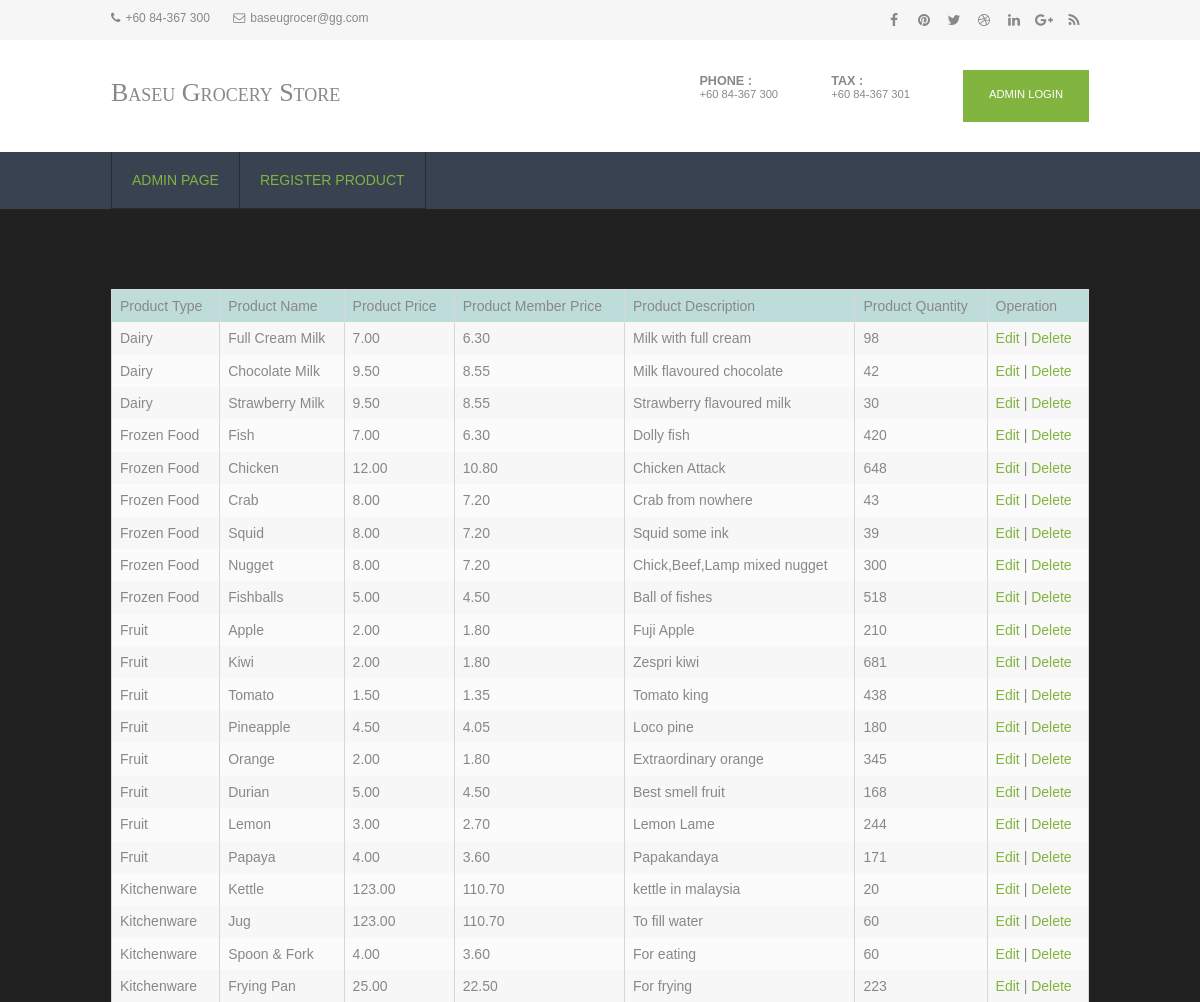
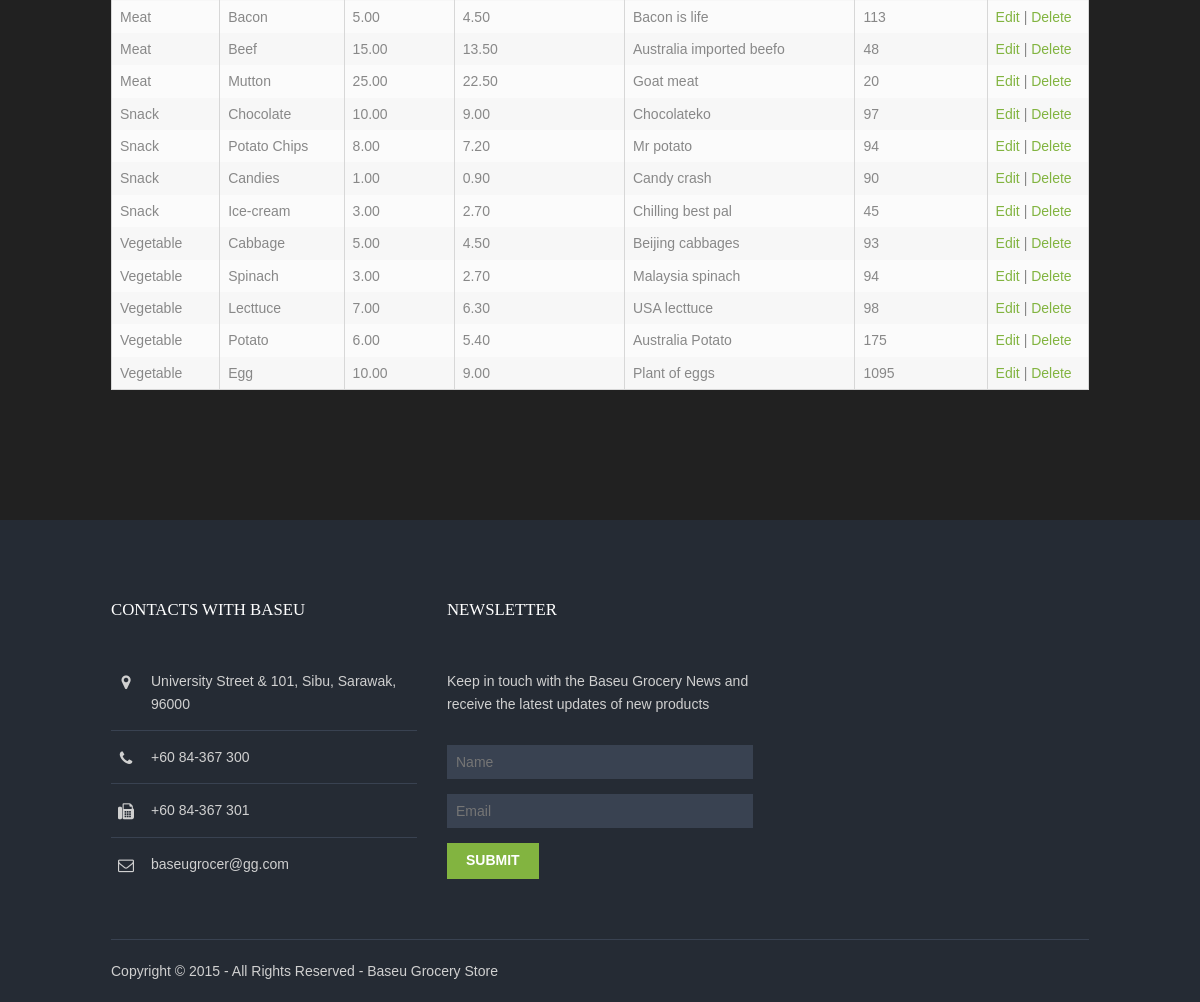
The page /view_product.php on the database its author committed (2 pictures, top to bottom).
### tables this page shows
CREATE TABLE `products` (
  `pro_id` int(11) NOT NULL,
  `pro_name` varchar(255) NOT NULL,
  `pro_price` decimal(15,2) NOT NULL,
  `pro_mem_price` decimal(15,2) DEFAULT NULL,
  `pro_description` text NOT NULL,
  `quantity` int(11) DEFAULT NULL,
  `pro_type` varchar(255) NOT NULL
);

### view_product.php (the view, shortened to what this page needs)
<?php
require('includes/config.php');
$result = $db->query("SELECT * FROM products ORDER BY pro_type ASC");
?>
<!DOCTYPE html>
<html>
<head>
<link href="layout/styles/layout.css" rel="stylesheet" type="text/css" media="all">
</head>
<body background="images/bg.jpg" id="top">
<div class="wrapper row0">
  <div id="topbar" class="hoc clear">
    <div class="fl_left">
      <ul class="nospace inline pushright">
        <li><i class="fa fa-phone"></i>+60 84-367 300</li>
        <li><i class="fa fa-envelope-o"></i>baseugrocer@gg.com</li>
      </ul>
    </div>
    <div class="fl_right">
      <ul class="faico clear">
        <li><a class="faicon-facebook" href="#"><i class="fa fa-facebook"></i></a></li>
        <li><a class="faicon-pinterest" href="#"><i class="fa fa-pinterest"></i></a></li>
        <li><a class="faicon-twitter" href="#"><i class="fa fa-twitter"></i></a></li>
        <li><a class="faicon-dribble" href="#"><i class="fa fa-dribbble"></i></a></li>
        <li><a class="faicon-linkedin" href="#"><i class="fa fa-linkedin"></i></a></li>
        <li><a class="faicon-google-plus" href="#"><i class="fa fa-google-plus"></i></a></li>
        <li><a class="faicon-rss" href="#"><i class="fa fa-rss"></i></a></li>
      </ul>
    </div>
  </div>
</div>
<div class="wrapper row1">
  <header id="header" class="hoc clear">
    <div id="logo" class="fl_left">
      <h1><a href="index.html">Baseu Grocery Store</a></h1>
    </div>
    <div id="quickinfo" class="fl_right">
      <ul class="nospace inline">
        <li><strong>Phone :</strong><br> +60 84-367 300</li>
        <li><strong>Tax :</strong><br> +60 84-367 301</li>
        <li><a class="btn" href="login.php">Admin Login</a></li>
      </ul>
    </div>
  </header>
</div>
<div class="wrapper row2">
  <nav id="mainav" class="hoc clear">
    <ul class="clear">
      <li class="active"><a href="memberpage.php">Admin Page</a></li>
      <li class="active"><a href="register_product.php">Register Product</a></li>
    </ul>
  </nav>
</div>
<div class="wrapper row3" style="background-color : light-grey;" >
  <main class="hoc container clear">
    <div class="content">
      <div id="gallery">
        <table width='80%' border=0>
        <tr style="background-color : #BEDCD9;">
      		<td>Product Type</td>
      		<td>Product Name</td>
      		<td>Product Price</td>
      		<td>Product Member Price</td>
      		<td>Product Description</td>
      		<td>Product Quantity</td>
          <td>Operation</td>
      	</tr>
      	<?php
      	while($row = $result->fetch(PDO::FETCH_ASSOC)) {
      		echo "<tr>";
      		echo "<td>".$row['pro_type']."</td>";
      		echo "<td>".$row['pro_name']."</td>";
      		echo "<td>".$row['pro_price']."</td>";
      		echo "<td>".$row['pro_mem_price']."</td>";
      		echo "<td>".$row['pro_description']."</td>";
      		echo "<td>".$row['quantity']."</td>";
      echo "<td><a href=\"edit_product.php?pro_id=$row[pro_id]\">Edit</a> | <a href=\"delete_product.php?pro_id=$row[pro_id]\" onClick=\"return confirm('Are you sure you want to delete?')\">Delete</a></td>";
      	}
      	?>
      	</table>
      </div>
    </div>
  </main>
</div>
<div class="wrapper row4">
  <footer id="footer" class="hoc clear">
    <div class="one_third first">
      <h6 class="title">Contacts with Baseu</h6>
      <ul class="nospace linklist contact">
        <li><i class="fa fa-map-marker"></i>
          <address>
          University Street &amp; 101, Sibu, Sarawak, 96000
          </address>
        </li>
        <li><i class="fa fa-phone"></i> +60 84-367 300<br></li>
        <li><i class="fa fa-fax"></i> +60 84-367 301</li>
        <li><i class="fa fa-envelope-o"></i> baseugrocer@gg.com</li>
      </ul>
    </div>
    <div class="one_third">
      <h6 class="title">Newsletter</h6>
      <p class="btmspace-30">Keep in touch with the Baseu Grocery News and receive the latest updates of new products</p>
      <form method="post" action="#">
        <fieldset>
          <input class="btmspace-15" type="text" value="" placeholder="Name">
          <input class="btmspace-15" type="text" value="" placeholder="Email">
          <button type="submit" value="submit">Submit</button>
        </fieldset>
      </form>
    </div>
  </footer>
</div>
<div class="wrapper row5">
  <div id="copyright" class="hoc clear">
    <p class="fl_left">Copyright &copy; 2015 - All Rights Reserved - <a href="#">Baseu Grocery Store</a></p>
  </div>
</div>
</body>
</html>

### layout/styles/layout.css (style rules this page uses)
#topbar { padding:5px 0; font-size:12px; }
#topbar .fl_left { margin-top:4px; }
#topbar .fl_left .inline > li i { margin:0 5px 0 0; line-height:normal; }
#topbar .faico li { margin:0; }
#header { padding:30px 0; }
#header #logo { margin-top:8px; font-variant:small-caps; }
#header #logo h1 { margin:0; padding:0; font-size:26px; }
#header #quickinfo { font-size:.8rem; text-transform:uppercase; }
#header #quickinfo li { margin-right:50px; }
#header #quickinfo li:last-child { margin-right:0; }
#header #quickinfo strong { display:block; margin:0 0 -5px 0; padding:0; font-size:.9rem; }
.container { padding:80px 0; }
#footer { padding:80px 0 60px; }
#footer .title { margin:0 0 50px 0; padding:0; font-size:1.2rem; text-transform:uppercase; }
#footer .linklist li { display:block; margin-bottom:15px; padding:0 0 15px 0; border-bottom:1px solid; }
#footer .linklist li:last-child { margin:0; padding:0; border:none; }
#footer .linklist li::before, #footer .linklist li::after { display:table; content:""; }
#footer .linklist li, #footer .linklist li::after { clear:both; }
#footer .contact.linklist li, #footer .contact.linklist li:last-child { position:relative; padding-left:40px; }
#footer .contact li * { margin:0; padding:0; line-height:1.6; }
#footer .contact li i { display:block; position:absolute; top:0; left:0; width:30px; font-size:16px; text-align:center; }
#footer input, #footer button { border:1px solid; }
#footer input { display:block; width:100%; padding:8px; }
#footer button { padding:8px 18px 10px; text-transform:uppercase; font-weight:700; cursor:pointer; }
#copyright { padding:20px 0; border-top:1px solid; }
#copyright * { margin:0; padding:0; }
*, *::before, *::after { transition:all .3s ease-in-out; }
nav ul, nav ol { margin:0; padding:0; list-style:none; }
#mainav, #breadcrumb, .sidebar nav { line-height:normal; }
#mainav li { display:block; position:relative; float:left; margin:0; padding:0; text-transform:uppercase; }
#mainav li:last-child { margin-right:0; }
#mainav ul.clear { border:solid; border-width:0 0 0 1px; }
#mainav li a { display:block; padding:20px; border:solid; border-width:0 1px 1px 0; border-collapse:collapse; }
table, th, td { border:1px solid; border-collapse:collapse; vertical-align:top; }
table, th { table-layout:auto; }
table { width:100%; margin-bottom:15px; }
th, td { padding:5px 8px; }
td { border-width:0 1px; }
#gallery { display:block; width:100%; margin-bottom:50px; }
.faico { margin:0; padding:0; list-style:none; }
.faico li { display:inline-block; float:left; margin:0 2px 0 0; padding:0; line-height:normal; }
.faico li:last-child { margin-right:0; }
.faico a { display:inline-block; width:30px; height:30px; line-height:30px; font-size:14px; text-align:center; }
.faico a { color:inherit; background-color:transparent; }
body { color:#888888; background-color:#252B34; }
a { color:#82B440; }
.btn, .btn.inverse:hover { color:#FFFFFF; background-color:#82B440; border-color:#82B440; }
.row0 { color:#888888; background-color:#F6F6F6; }
.row1 { color:#888888; background-color:#FFFFFF; }
.row2, .row2 a { color:#FFFFFF; background-color:#394251; }
.row3 { color:#888888; background-color:#212121; }
.row4 { color:#D0D0D0; background-color:#252B34; }
.row5, .row5 a { color:#D0D0D0; background-color:#252B34; }
#header #logo * { color:inherit; }
#footer .title { color:#FFFFFF; }
#footer .linklist li { border-color:#394251; }
#footer input, #footer button { border-color:transparent; }
#footer input { color:#FFFFFF; background-color:#394251; }
#footer button { color:#FFFFFF; background-color:#82B440; }
#copyright { border-color:#394251; }
#mainav ul.clear { border-color:#252B34; }
#mainav li a { color:inherit; background-color:inherit; border-color:#252B34; }
#mainav .active a, #mainav a:hover, #mainav li:hover > a { color:#82B440; background-color:inherit; }
table, th, td, #comments .avatar, #comments input, #comments textarea { border-color:#D7D7D7; }
tr, #comments li, #comments input[type="submit"], #comments input[type="reset"] { color:inherit; background-color:#FBFBFB; }
tr:nth-child(even), #comments li:nth-child(even) { color:inherit; background-color:#F7F7F7; }
table a, #comments a { background-color:inherit; }
@media screen and (min-width:978px) { .hoc { max-width:978px; } }

### rows shown on the page
products: pro_type "Dairy", pro_name "Full Cream Milk", pro_price "7.00", pro_mem_price "6.30", pro_description "Milk with full cream", quantity "98"
products: pro_type "Dairy", pro_name "Chocolate Milk", pro_price "9.50", pro_mem_price "8.55", pro_description "Milk flavoured chocolate", quantity "42"
products: pro_type "Dairy", pro_name "Strawberry Milk", pro_price "9.50", pro_mem_price "8.55", pro_description "Strawberry flavoured milk", quantity "30"
products: pro_type "Frozen Food", pro_name "Fish", pro_price "7.00", pro_mem_price "6.30", pro_description "Dolly fish", quantity "420"
products: pro_type "Frozen Food", pro_name "Chicken", pro_price "12.00", pro_mem_price "10.80", pro_description "Chicken Attack", quantity "648"
products: pro_type "Frozen Food", pro_name "Crab", pro_price "8.00", pro_mem_price "7.20", pro_description "Crab from nowhere", quantity "43"
products: pro_type "Frozen Food", pro_name "Squid", pro_price "8.00", pro_mem_price "7.20", pro_description "Squid some ink", quantity "39"
products: pro_type "Frozen Food", pro_name "Nugget", pro_price "8.00", pro_mem_price "7.20", pro_description "Chick,Beef,Lamp mixed nugget", quantity "300"
products: pro_type "Frozen Food", pro_name "Fishballs", pro_price "5.00", pro_mem_price "4.50", pro_description "Ball of fishes", quantity "518"
products: pro_type "Fruit", pro_name "Apple", pro_price "2.00", pro_mem_price "1.80", pro_description "Fuji Apple", quantity "210"
products: pro_type "Fruit", pro_name "Kiwi", pro_price "2.00", pro_mem_price "1.80", pro_description "Zespri kiwi", quantity "681"
products: pro_type "Fruit", pro_name "Tomato", pro_price "1.50", pro_mem_price "1.35", pro_description "Tomato king", quantity "438"
products: pro_type "Fruit", pro_name "Pineapple", pro_price "4.50", pro_mem_price "4.05", pro_description "Loco pine", quantity "180"
products: pro_type "Fruit", pro_name "Orange", pro_price "2.00", pro_mem_price "1.80", pro_description "Extraordinary orange", quantity "345"
products: pro_type "Fruit", pro_name "Durian", pro_price "5.00", pro_mem_price "4.50", pro_description "Best smell fruit", quantity "168"
products: pro_type "Fruit", pro_name "Lemon", pro_price "3.00", pro_mem_price "2.70", pro_description "Lemon Lame", quantity "244"
products: pro_type "Fruit", pro_name "Papaya", pro_price "4.00", pro_mem_price "3.60", pro_description "Papakandaya", quantity "171"
products: pro_type "Kitchenware", pro_name "Kettle", pro_price "123.00", pro_mem_price "110.70", pro_description "kettle in malaysia", quantity "20"
products: pro_type "Kitchenware", pro_name "Jug", pro_price "123.00", pro_mem_price "110.70", pro_description "To fill water", quantity "60"
products: pro_type "Kitchenware", pro_name "Spoon & Fork", pro_price "4.00", pro_mem_price "3.60", pro_description "For eating", quantity "60"
products: pro_type "Kitchenware", pro_name "Frying Pan", pro_price "25.00", pro_mem_price "22.50", pro_description "For frying", quantity "223"
products: pro_type "Meat", pro_name "Bacon", pro_price "5.00", pro_mem_price "4.50", pro_description "Bacon is life", quantity "113"
products: pro_type "Meat", pro_name "Beef", pro_price "15.00", pro_mem_price "13.50", pro_description "Australia imported beefo", quantity "48"
products: pro_type "Meat", pro_name "Mutton", pro_price "25.00", pro_mem_price "22.50", pro_description "Goat meat", quantity "20"
products: pro_type "Snack", pro_name "Chocolate", pro_price "10.00", pro_mem_price "9.00", pro_description "Chocolateko", quantity "97"
products: pro_type "Snack", pro_name "Potato Chips", pro_price "8.00", pro_mem_price "7.20", pro_description "Mr potato", quantity "94"
products: pro_type "Snack", pro_name "Candies", pro_price "1.00", pro_mem_price "0.90", pro_description "Candy crash", quantity "90"
products: pro_type "Snack", pro_name "Ice-cream", pro_price "3.00", pro_mem_price "2.70", pro_description "Chilling best pal", quantity "45"
products: pro_type "Vegetable", pro_name "Cabbage", pro_price "5.00", pro_mem_price "4.50", pro_description "Beijing cabbages", quantity "93"
products: pro_type "Vegetable", pro_name "Spinach", pro_price "3.00", pro_mem_price "2.70", pro_description "Malaysia spinach", quantity "94"
products: pro_type "Vegetable", pro_name "Lecttuce", pro_price "7.00", pro_mem_price "6.30", pro_description "USA lecttuce", quantity "98"
products: pro_type "Vegetable", pro_name "Potato", pro_price "6.00", pro_mem_price "5.40", pro_description "Australia Potato", quantity "175"
products: pro_type "Vegetable", pro_name "Egg", pro_price "10.00", pro_mem_price "9.00", pro_description "Plant of eggs", quantity "1095"
